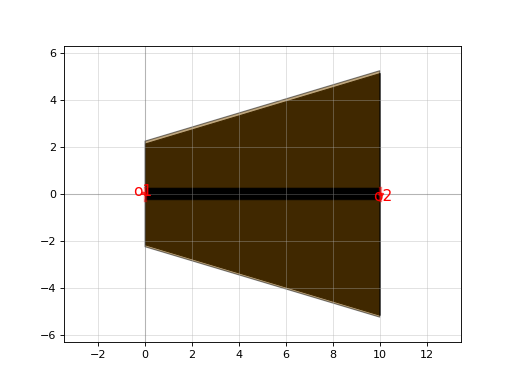

Write Python code to recreate this figure.
import gdsfactory as gf

c = gf.components.taper_strip_to_ridge_trenches(length=10.0, width=0.5, slab_offset=3.0, trench_width=2.0, trench_layer=(3, 0), layer_wg=(1, 0), trench_offset=0.1)
c.plot()
